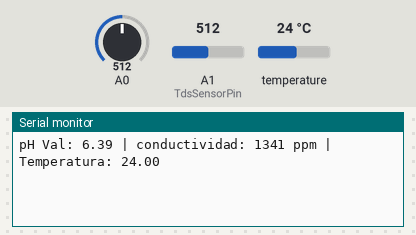
Bench run of a sketch on a simulated Arduino Uno, built with avr-gcc and run on an emulated ATmega328P. On the bench: the last lines printed to the serial monitor. Inputs (shaded band) come from the test bench; at power-on: temperature 24 °C, A0 = 512, A1 (TdsSensorPin) = 512.

Above: at 1.5 s.
1.6 s: temperature set to 12 °C
At 3.0 s:
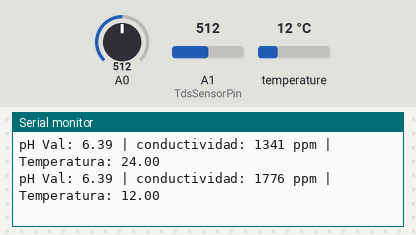
3.1 s: A0 set to 716
At 4.5 s:
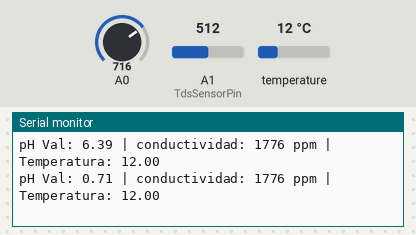
4.6 s: A1 (TdsSensorPin) set to 716
At 6.0 s:
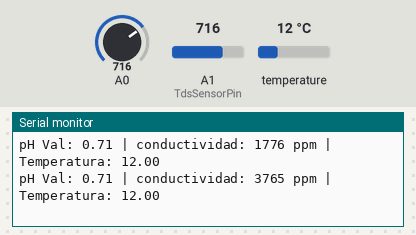
6.1 s: temperature set to 19 °C
At 7.5 s:
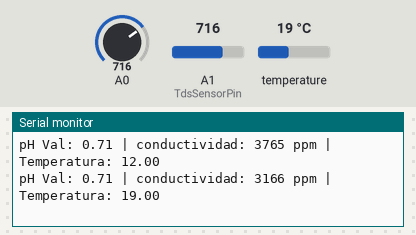
7.6 s: A0 set to 900
9.1 s: A1 (TdsSensorPin) set to 900
At 9.1 s:
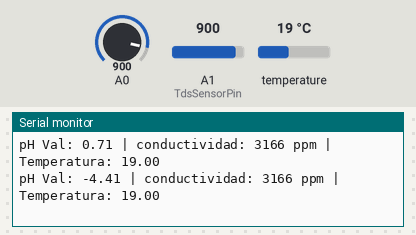
Timing chart, 0 to 11.6 s (numbered marks = the images above; inputs shaded):
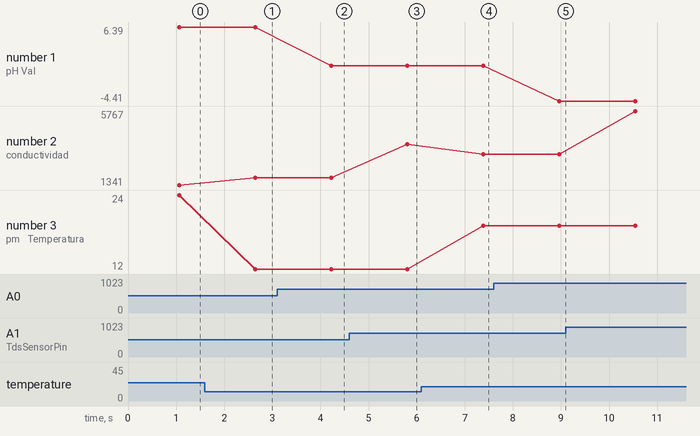

Measured:
- after the input at 1.6 s, the serial monitor: prints a new line after 1.0 s (image 1)
- after the input at 3.1 s, the serial monitor: prints a new line after 1.1 s (image 2)
- after the input at 4.6 s, the serial monitor: prints a new line after 1.2 s (image 3)
- after the input at 6.1 s, the serial monitor: prints a new line after 1.3 s (image 4)
- plotted number 1: 6.39 → 0.71 after the input at 3.1 s, 0.71 → -4.41 after the input at 7.6 s
- plotted number 2: 1341 → 1776 after the input at 1.6 s, 1776 → 3765 after the input at 4.6 s, 3765 → 3166 after the input at 6.1 s, 3166 → 5767 after the input at 9.1 s
- plotted number 3: 24 → 12 after the input at 1.6 s, 12 → 19 after the input at 6.1 s

The sketch:

TDS___TEMP___PH.ino
```cpp
// TODOS LOS SENSORES

//librería para PH
#include <Wire.h>

//librería para TDS
#include <EEPROM.h>
#include "GravityTDS.h"


//librería para Temp
#include <OneWire.h>
#include <DallasTemperature.h>

//definimos los pines a utilizar

#define ONE_WIRE_BUS 7
#define TdsSensorPin A1


OneWire oneWire (ONE_WIRE_BUS);
GravityTDS gravityTds;
DallasTemperature sensors (&oneWire);

float tdsValue = 0;

//variables para PH
float calibration_value = 21.34 - 0.7;
int phval = 0;
unsigned long int avgval;
int buffer_arr[10], temp;
float ph_act;

void setup() {
  gravityTds.setPin (TdsSensorPin);
  gravityTds.setAref (5.0);
  gravityTds.setAdcRange (1024);
  gravityTds.begin();
  Wire.begin();
  Serial.begin (115200);

}

void loop() {
  sensors.requestTemperatures();

  gravityTds.setTemperature (sensors.getTempCByIndex(0));
  gravityTds.update();
  tdsValue = gravityTds.getTdsValue();


  //PH
  for (int i=0; i<10;i++)
  {
    buffer_arr[i] = analogRead(A0);
    delay (30);
  }
  for (int i=0; i<9; i++)
  {
  for (int j=i+1; j<10; j++)
  {
    if (buffer_arr[i] > buffer_arr[j])
    {
      temp = buffer_arr[i];
      buffer_arr[i] = buffer_arr[j];
      buffer_arr[j] = temp;
    }
  }
 }
 avgval = 0;
 for (int i=2; i<8; i++)
    avgval += buffer_arr[i];
  float volt = (float)avgval * 5.0 / 1024 / 6;
  ph_act = -5.70 * volt + calibration_value;


  Serial.print ("pH Val: ");
  Serial.print (ph_act);
  Serial.print (" | ");
  Serial.print ("conductividad: ");
  Serial.print (tdsValue, 0);
  Serial.print (" ppm");
  Serial.print (" | ");
  Serial.print ("Temperatura: ");
  Serial.println (sensors.getTempCByIndex(0));
  delay(500);
}
```
